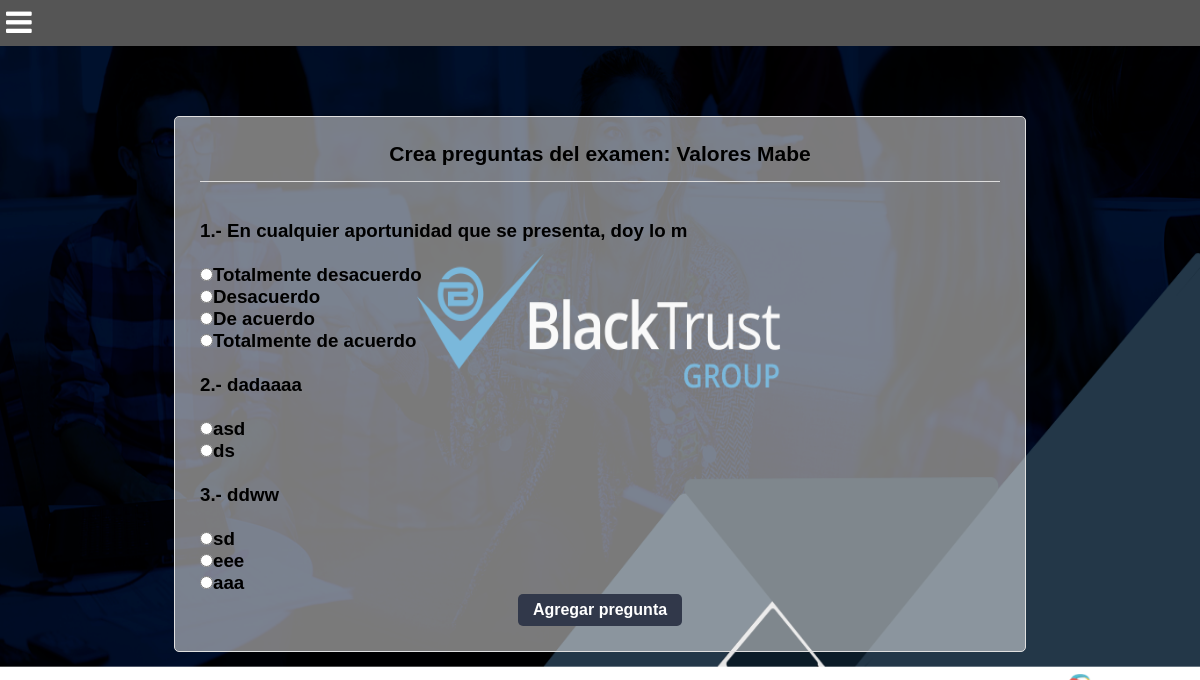
The app's page /Crea.php?id=9 with its own data.
### tables this page shows
CREATE TABLE `examen` (
  `id` int(11) NOT NULL AUTO_INCREMENT,
  `nombre` varchar(40) DEFAULT NULL,
  `fecha` datetime NOT NULL DEFAULT CURRENT_TIMESTAMP,
  PRIMARY KEY (`id`)
);

CREATE TABLE `opciones` (
  `id` int(11) NOT NULL AUTO_INCREMENT,
  `id_encuesta` int(11) NOT NULL,
  `nombre` varchar(50) NOT NULL,
  `valor` int(11) NOT NULL,
  `id_examenop` int(11) DEFAULT NULL,
  `tipo` int(11) DEFAULT NULL,
  PRIMARY KEY (`id`),
  KEY `id_examenop` (`id_examenop`),
  CONSTRAINT `id_examenop` FOREIGN KEY (`id_examenop`) REFERENCES `examen` (`id`)
);

CREATE TABLE `encuestas` (
  `id` int(11) NOT NULL AUTO_INCREMENT,
  `titulo` text,
  `id_examen` int(11) DEFAULT NULL,
  PRIMARY KEY (`id`),
  KEY `id_examen` (`id_examen`),
  CONSTRAINT `id_examen` FOREIGN KEY (`id_examen`) REFERENCES `examen` (`id`)
);

### Crea.php (the view, shortened to what this page needs)
<?php
include "includs/conexion.php";
$id = $_GET['id'];
$busquedaExamen=$conexion->query("select id,nombre from examen where id=$id ");
$buscaPreguntasExamen=$conexion->query(" select titulo,o.nombre, o.tipo from examen as exa join encuestas as e on exa.id=e.id_examen join opciones as o on e.id=o.id_encuesta where exa.id='$id' ;");
while($exa = $busquedaExamen->fetch_assoc()){
	$nombre=$exa['nombre'];
}
?>
<!DOCTYPE HTML>
<html lang="en-US">
<head>
	<link rel="stylesheet" href="css/estilos_menu_pagina.css">
    <link rel="stylesheet" href="css/font-awesome.min.css">
	<link rel="stylesheet" href="css/estilos.css">
</head>
<body>
    <div class="wrap_crea">
    	<h1>Crea preguntas del examen: <?php echo$nombre;?></h1>
    	<?php
		if($buscaPreguntasExamen){
        	$variableActual="";
            $cont=0;
        	while($mostrarExamen = $buscaPreguntasExamen->fetch_assoc()){
	        $variable=$mostrarExamen['titulo'];
			if($variable != $variableActual){
                $cont++;
				echo"<br><h3>".$cont.".-&nbsp;".$variable."<h3><br>";
				$variableActual=$variable;
			}
            if( $mostrarExamen['tipo'] == 1 ){
           		echo"<input type='radio' >" .$mostrarExamen['nombre']. "&nbsp;&nbsp;";
           		echo "<br>";
    		}elseif( $mostrarExamen['tipo'] == 2){
                echo"<input type='checkbox'>" .$mostrarExamen['nombre']. "&nbsp;&nbsp;";
                echo "<br>";
    		}elseif ( $mostrarExamen['tipo'] ==3 ) {
    			echo"<input type='text'>" .$mostrarExamen['nombre']. "&nbsp;&nbsp;";
    			echo "<br>";
    		}
			}
		}
 		echo"<div class='linkAgregarPregunta'>";
 	     echo "<a href='agregar1.php?id=".$id." ' >Agregar pregunta</a><br> ";
    	echo"</div>";
    	 ?>
	</div>
</body>
</html>

### css/estilos_menu_pagina.css (style rules this page uses)
* { margin: 0; padding: 0; font-family: sans-serif; }
body { background-image: url( bt.png); background-size: 100vw 100vh; }
header { width: 100% height: 50px; background: #555; color: #fff; }
header label { font-size: 30px; cursor: pointer; display: block; padding: 6px 6px; }

### css/estilos.css (style rules this page uses)
body { background-image: url(bt.png); background-size: 100vw 100vh; background-attachment: fixed; }
a { color:black; text-decoration: none; }
.linkAgregarPregunta { background: #31384A; width: 150px; padding: 7px; border-radius: 5px; margin: auto; text-align: center; font-size: 16px; }
.linkAgregarPregunta a { text-decoration: none; color:#fff; }
.wrap_crea { padding: 25px; margin: 0 auto; width: 800px; background: rgba(243,243,243,0.5); border-radius: 5px; margin-top: 70px; border: 1px solid #E0E0E0; }
h1 { margin-bottom: 20px; font-size: 21px; border-bottom: 1px solid #DDD; padding-bottom: 15px; text-align: center; }

### records on screen
examen: nombre "Valores Mabe"
opciones: id_encuesta.titulo "En cualquier aportunidad que se presenta, doy lo m", nombre "Totalmente desacuerdo"
opciones: nombre "Desacuerdo"
opciones: nombre "De acuerdo"
opciones: nombre "Totalmente de acuerdo"
opciones: id_encuesta.titulo "dadaaaa", nombre "asd"
opciones: nombre "ds"
opciones: id_encuesta.titulo "ddww", nombre "sd"
opciones: nombre "eee"
opciones: nombre "aaa"
